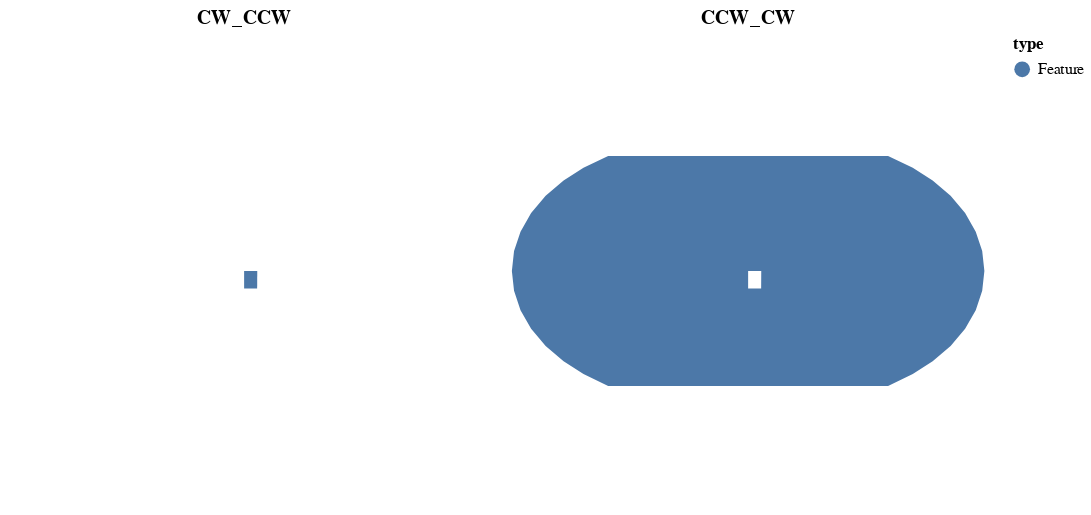

Here is the notebook cell this chart was saved with:
### Code cell
alt_left = CW_CCW.to_alt(projection='equalEarth', color='type:N').properties(title='CW_CCW')
alt_right = CCW_CW.to_alt(projection='equalEarth', color='type:N').properties(title='CCW_CW')

alt_left | alt_right

### Figure 1 — Vega-Lite specification as saved in the notebook (floating-point values rounded to 4 significant figures)
{"config": {"view": {"continuousWidth": 400, "continuousHeight": 300}}, "hconcat": [{"data": {"name": "data-12100b0748d754a274d574356955fb14", "format": {"feature": "data", "type": "topojson"}}, "mark": "geoshape", "encoding": {"color": {"type": "nominal", "field": "type", "legend": {"columns": 2}}, "tooltip": [{"type": "nominal", "field": "type"}]}, "projection": {"reflectY": true, "type": "equalEarth"}, "title": "CW_CCW", "width": 300}, {"data": {"name": "data-74eacaa9a0072346730b17ce447ab1c0", "format": {"feature": "data", "type": "topojson"}}, "mark": "geoshape", "encoding": {"color": {"type": "nominal", "field": "type", "legend": {"columns": 2}}, "tooltip": [{"type": "nominal", "field": "type"}]}, "projection": {"reflectY": true, "type": "equalEarth"}, "title": "CCW_CW", "width": 300}], "$schema": "https://vega.github.io/schema/vega-lite/v4.8.1.json", "datasets": {"data-12100b0748d754a274d574356955fb14": {"type": "Topology", "objects": {"data": {"geometries": [{"type": "Polygon", "arcs": [[0]]}], "type": "GeometryCollection"}}, "bbox": [0.0, 0.0, 10.0, 10.0], "arcs": [[[0.0, 0.0], [0.0, 10.0], [10.0, 10.0], [10.0, 0.0], [0.0, 0.0]]]}, "data-74eacaa9a0072346730b17ce447ab1c0": {"type": "Topology", "objects": {"data": {"geometries": [{"type": "Polygon", "arcs": [[0]]}], "type": "GeometryCollection"}}, "bbox": [0.0, 0.0, 10.0, 10.0], "arcs": [[[0.0, 0.0], [10.0, 0.0], [10.0, 10.0], [0.0, 10.0], [0.0, 0.0]]]}}}
